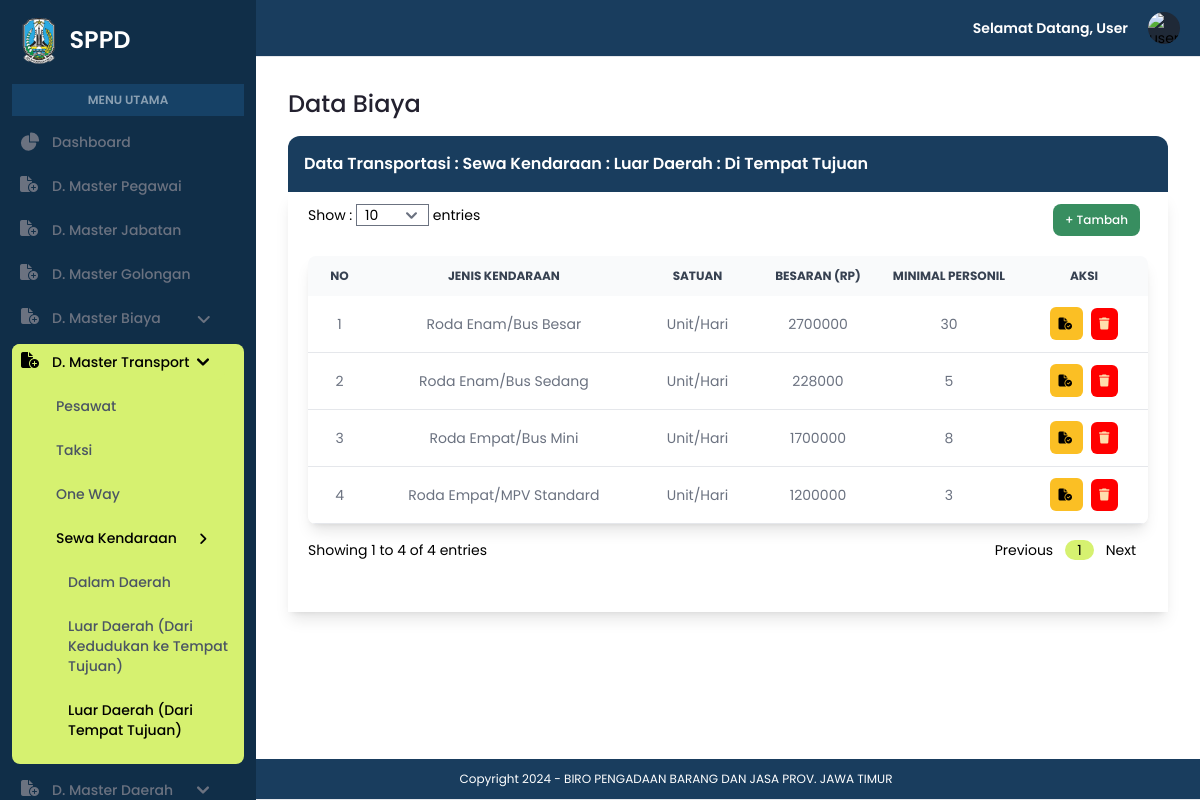
Screenshot of /admin/sewa_ld.php with the database file from the repository.
### tables this page shows
CREATE TABLE `sewa_ld` (
  `kode_sewa_ld` int(11) NOT NULL,
  `jenis_kendaraan` varchar(100) DEFAULT NULL,
  `besaran` varchar(100) DEFAULT NULL,
  `minimal_personil` varchar(100) DEFAULT NULL
);

### admin/sewa_ld.php (the view, shortened to what the rows shown need)
<?php
include '../koneksi.php';
?>
<!DOCTYPE html>
<html lang="en">
<head>
    <link rel="stylesheet" href="../assets/css/style.css">
    <link rel="stylesheet" href="https://cdnjs.cloudflare.com/ajax/libs/font-awesome/6.5.1/css/all.min.css" />
    <link href="https://cdnjs.cloudflare.com/ajax/libs/flowbite/2.3.0/flowbite.min.css" rel="stylesheet" />
    <script src="https://cdn.tailwindcss.com"></script>
</head>
<body>
    <section id="sidebar">
        <?php
        $batas = isset($_GET['batas']) ? (int)$_GET['batas'] : 10;
        $halaman = isset($_GET['halaman']) ? (int)$_GET['halaman'] : 1;
        $halaman_awal = ($halaman > 1) ? ($halaman * $batas) - $batas : 0;
        ?>
        <div class="p-4 sm:ml-64">
            <div class="p-4 mt-14">
                <h1 class="text-[#23212F] font-medium text-2xl">Data Biaya</h1>
                <div class="border-solid">
                    <div class="bg-[#193D5E] rounded-t-xl mt-4 p-4">
                        <h1 class="text-white text-md font-semibold">Data Transportasi : Sewa Kendaraan : Luar Daerah : Di Tempat Tujuan</h1>
                    </div>
                    <div class="shadow-lg px-5 py-3">
                        <div class="overflow-x-auto shadow-lg sm:rounded-lg mt-3">
                            <table class="w-full text-sm text-left rtl:text-right text-gray-500">
                                <thead class="text-xs text-gray-700 uppercase bg-gray-50 text-center">
                                    <tr>
                                        <th scope="col" class="px-2 py-3">
                                            No
                                        </th>
                                        <th scope="col" class="px-2 py-3">
                                            Jenis Kendaraan
                                        </th>
                                        <th scope="col" class="px-2 py-3">
                                            Satuan
                                        </th>
                                        <th scope="col" class="px-2 py-3">
                                            Besaran (Rp)
                                        </th>
                                        <th scope="col" class="px-2 py-3">
                                            Minimal Personil
                                        </th>
                                        <th scope="col" class="px-2 py-3">
                                            Aksi
                                        </th>
                                    </tr>
                                </thead>
                                <tbody>
                                    <?php
                                    $query = "SELECT * FROM sewa_ld LIMIT $halaman_awal, $batas";
                                    $result = $koneksi->query($query);
                                    if ($result) {
                                        if ($result->num_rows > 0) {
                                            $nomor = $halaman_awal + 1;
                                            while ($row = $result->fetch_assoc()) {
                                                echo "<tr class='bg-white border-b hover:bg-gray-50'>";
                                                echo "<td class='px-6 py-3 text-center'>" . $nomor++ . "</td>";
                                                echo "<td class='px-6 py-3 text-center'>" . $row['jenis_kendaraan'] . "</td>";
                                                echo "<td class='px-6 py-3 text-center'>Unit/Hari</td>";
                                                echo "<td class='px-6 py-3 text-center'>" . $row['besaran'] . "</td>";
                                                echo "<td class='px-6 py-3 text-center'>" . $row['minimal_personil'] . "</td>";
                                                echo "<td class='px-6 py-3 text-center'>
                                                <a href='edit_dtsewald.php?edit=" . $row['jenis_kendaraan'] . "' class='font-medium bg-amber-400 hover:bg-amber-500 text-black p-2 rounded-md text-xs mr-2 text-center'>
                                                    <i class='fa-solid fa-file-circle-check'></i>
                                                </a>
                                                <a href='proses_delete_dtsewald.php?delete=" . $row['jenis_kendaraan'] . "' onclick='return confirmDelete()' type='button' class='font-medium bg-[#ff0000] hover:bg-red-800 text-[#ffdead] p-2 rounded-md text-xs text-center'>
                                                    <i class='fa-solid fa-trash'></i>
                                                </a>
                                            </td>";
                                                echo "</tr>";
                                            }
                                        } else {
                                            echo "<tr><td colspan='6' class='text-center p-2'>Tidak ada data</td></tr>";
                                        }
                                    } else {
                                        echo "<tr><td colspan='6' class='text-center'>Error: " . $koneksi->error . "</td></tr>";
                                    }
                                    ?>
                                </tbody>
                            </table>
                        </div>
                    </div>
                </div>
            </div>
        </div>
    </section>
    <section id="footer">
        <?php include "../footer.php"; ?>
    </section>
</body>
</html>

### rows the page displays
sewa_ld: jenis_kendaraan "Roda Enam/Bus Besar", besaran "2700000", minimal_personil "30"
sewa_ld: jenis_kendaraan "Roda Enam/Bus Sedang", besaran "228000", minimal_personil "5"
sewa_ld: jenis_kendaraan "Roda Empat/Bus Mini", besaran "1700000", minimal_personil "8"
sewa_ld: jenis_kendaraan "Roda Empat/MPV Standard", besaran "1200000", minimal_personil "3"

### other values shown
$start_entry "1"
$end_entry "4"
$total_entries "4"
